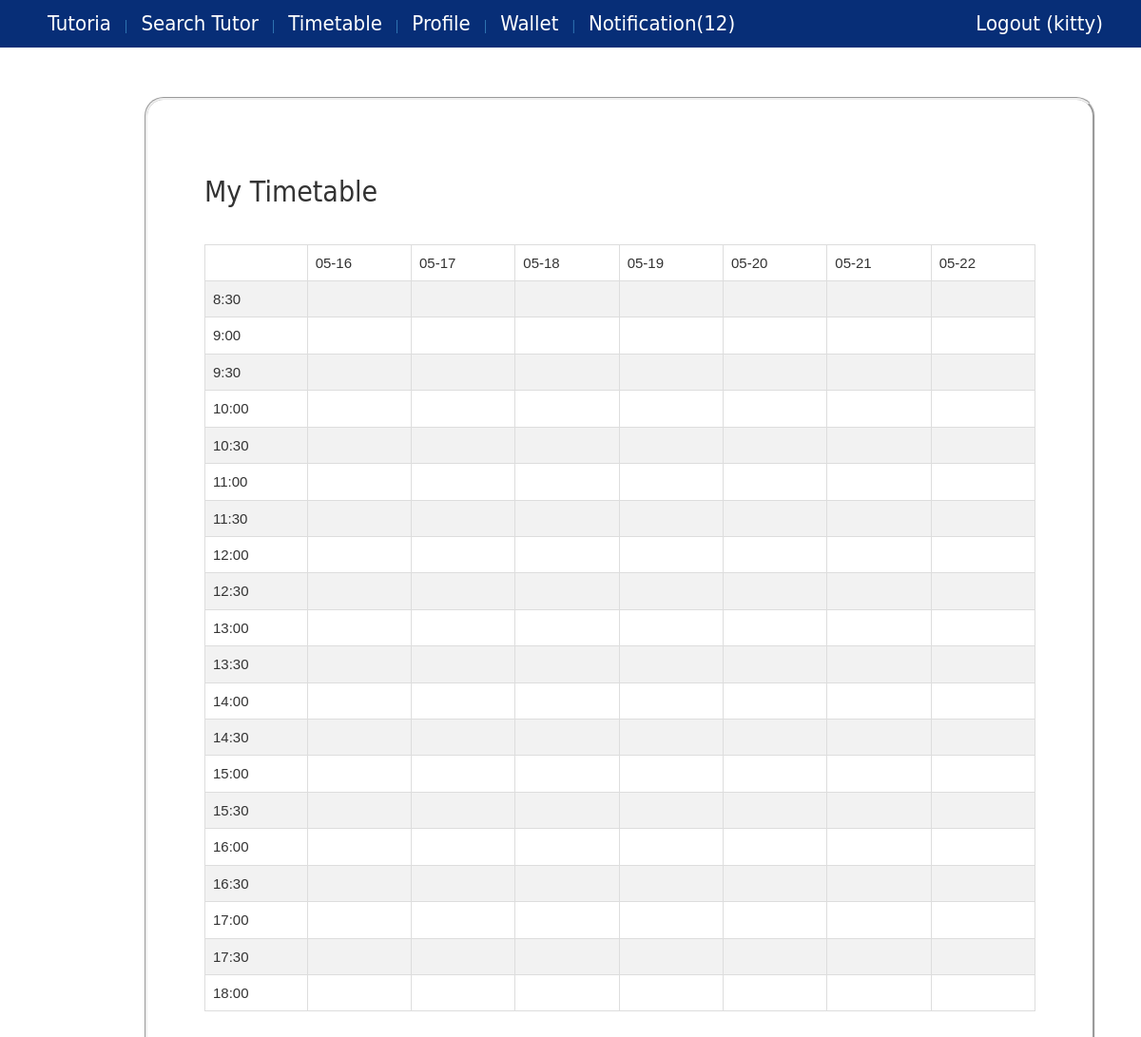
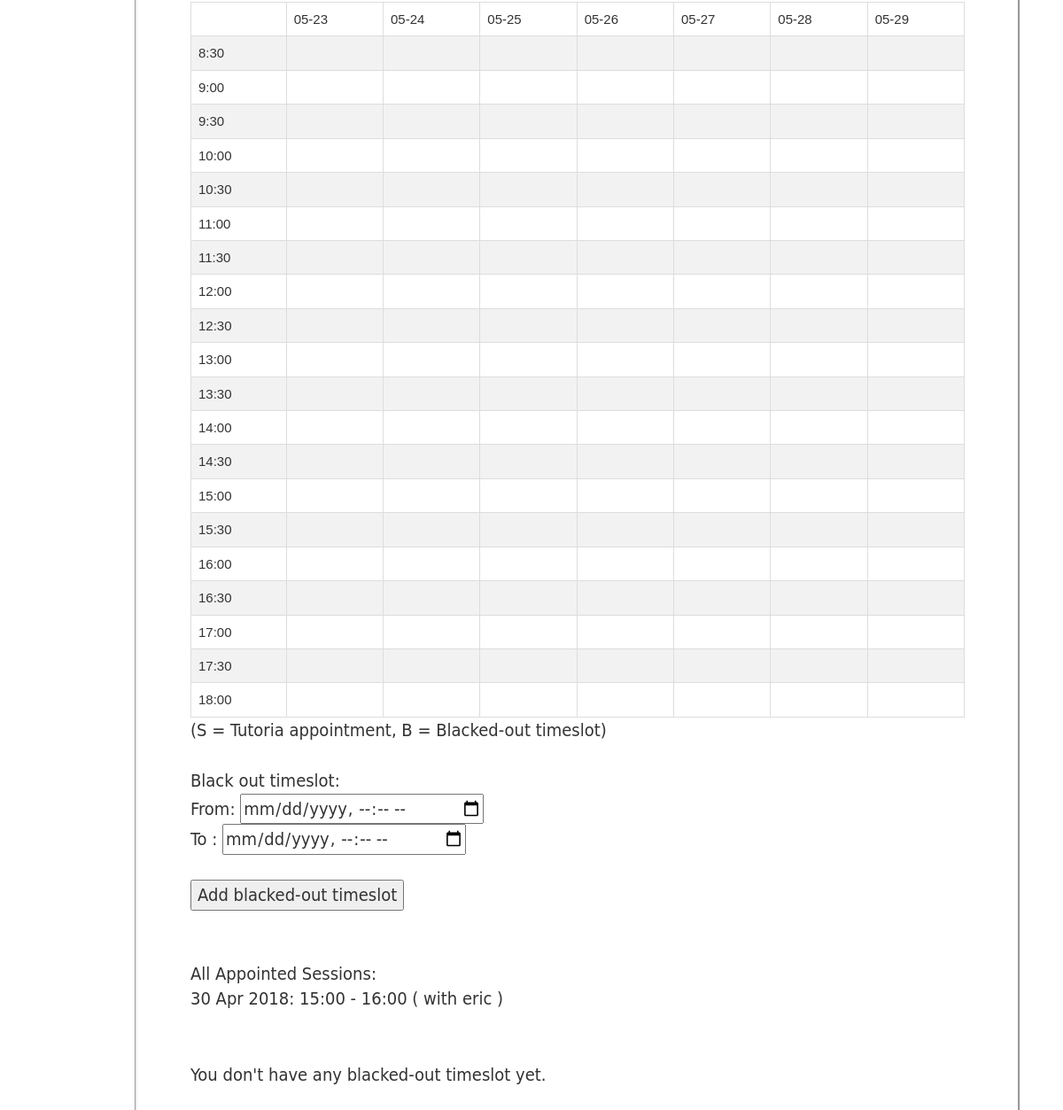
Page /timetable/ (signed in) on the committed database (2 pictures, top to bottom).
### core/models.py (models this page shows, shortened)
class Profile(models.Model):
    user = models.OneToOneField(User, on_delete=models.CASCADE)
    phone = models.CharField(max_length=20)
    user_type =  models.ForeignKey(UserType)
    image = models.ImageField(upload_to='profile_image',blank=True)
    wallet = models.OneToOneField(Wallet)
    @property
    def isStudent(self):
        return self.user_type.user_type=="student" or self.user_type.user_type=="both"
    @property
    def isTutor(self):
        return self.user_type.user_type=="tutor" or self.user_type.user_type=="both"
    @property
    def hasNotification(self):
        return len(Notification.objects.filter(profile=self,checked=False))>0
    @property
    def getNotificationNum(self):
        return len(Notification.objects.filter(profile=self,checked=False))
    @property
    def getUsername(self):
        return self.user.username

class Session(models.Model):
    student = models.ForeignKey(Student, on_delete=models.CASCADE, blank=True, null=True)
    tutor = models.ForeignKey(Tutor, on_delete=models.CASCADE)
    booking_date = models.DateTimeField(blank=True, null=True)
    start_date = models.DateTimeField()
    end_date = models.DateTimeField()
    status = models.CharField(max_length=10,blank=True,null=True) # possible value: booked, cancelled, locked, ended
    isCouponUsed = models.BooleanField(default=False)
    isBlackedout = models.BooleanField(default=False)
    @property
    def getStartTimeStr(self):
        local_timezone = timezone(settings.TIME_ZONE)
        return self.start_date.astimezone(local_timezone).strftime('%H:%M')
    @property
    def getEndTimeStr(self):
        local_timezone = timezone(settings.TIME_ZONE)
        return self.end_date.astimezone(local_timezone).strftime('%H:%M')
    @property
    def getBookedDateStr(self):
        local_timezone = timezone(settings.TIME_ZONE)
        return self.start_date.astimezone(local_timezone).strftime('%e %b %Y')

class Student(models.Model):
    profile = models.OneToOneField(Profile, on_delete=models.CASCADE)
    university = models.OneToOneField(University, blank=True,null=True)

### core/views.py (the view, shortened to what this page needs)
# urls.py: url(r'^timetable/$', views.viewTimetable, name='view_timetable'),
@login_required
def viewTimetable(request):
    if request.user.username =="admin":
        request.session['title'] = "Restricted Access"
        request.session['message'] = "You are logged-in as admin."
        return HttpResponseRedirect(reverse('message'))
    context={}
    msg = ""
    row_list = generateProfileTimetable1(request.user.profile)
    context['row_list']=zip(*row_list)
    if request.user.profile.isTutor:
        row_list = generateProfileTimetable2(request.user.profile)
        context['row_list2']=zip(*row_list)
    user_profile = request.user.profile
    context['profile']=user_profile
    current = getCurrentDatetime()
    nextweek = current + timedelta(days=7)
    next2week = current + timedelta(days=14)
    if user_profile.isStudent :
        s = Session.objects.filter(student=user_profile.student).filter(isBlackedout=False).exclude(status="ended").exclude(status="cancelled").filter(end_date__lte=nextweek).order_by('-start_date')
        context['student_session_list'] = s
    if user_profile.isTutor:
        s = Session.objects.filter(tutor=user_profile.tutor).filter(isBlackedout=False).exclude(status="ended").exclude(status="cancelled").filter(end_date__lte=next2week).order_by('-start_date')
        context['tutor_session_list'] = s
        current = getCurrentDatetime()
        b = Session.objects.filter(tutor=user_profile.tutor).filter(isBlackedout=True).filter(end_date__gte=current).filter(end_date__lte=next2week).order_by('-start_date')
        unavailable_time = [ getDatetimeStr(t.start_date)+" to "+getDatetimeStr(t.end_date) for t in b]
        context['blackedOutTimeslots'] = unavailable_time
    return render(request, 'timetable.html', context)

### core/utility.py (called while the page is built)
def getCurrentDatetime():
    local_timezone = timezone(settings.TIME_ZONE)
    return datetime.now().astimezone(local_timezone)

### core/templates/timetable.html (shortened to what this page needs)
{% extends 'base.html' %}
{% block content %}
    <h2>My Timetable</h2><br/>
    <table class="timetable">
        {% for row in row_list %}
            <tr>
                {% for cell in row %}
                        <td>{{cell}}</td>
                {% endfor %}
            </tr>
        {% endfor %}
    </table>
    {% if user.profile.isTutor %}
    <br/>
    <table class="timetable">
            {% for row in row_list2 %}
                <tr>
                    {% for cell in row %}
                            <td>{{cell}}</td>
                    {% endfor %}
                </tr>
            {% endfor %}
        </table>
    {% endif %}
    {% if user.profile.isStudent and not user.profile.isTutor %}
        (T = Tutorial Session Booked)
    {% elif not user.profile.isStudent and user.profile.isTutor%}
        (S = Tutoria appointment, B = Blacked-out timeslot)
    {% else %}
        (T = Tutorial Session Booked, S = Tutoria appointment, B = Blacked-out timeslot)
    {% endif %}
    <br/><br/>
    {% if user.profile.isTutor %}
        Black out timeslot:
        <form action="{% url 'view_timetable' %}" method="post">
            <div id="timeslot_picker_group">
                From: <input type="datetime-local" name="blackOutStartDatetime"><br/>
                To  : <input type="datetime-local" name="blackOutEndDatetime"><br/>
            </div>
            <br/>
            <input type="submit" value="Add blacked-out timeslot" />
        </form>
        <br/><br/>
    {% endif %}
    {% if user.profile.isTutor %}
        {% if not tutor_session_list %}
            <p>You don't have any appointment yet.</p>
        {%else%}
            All Appointed Sessions:<br/>
            {% for s in tutor_session_list %}
                {{s.getBookedDateStr}}:
                {{s.getStartTimeStr}} - {{s.getEndTimeStr}}
                ( with {{s.student.profile.getUsername}} )<br/>
            {% endfor %}
        {% endif %}
        <br/><br/>
        {% if not blackedOutTimeslots %}
            <p>You don't have any blacked-out timeslot yet.</p>
        {%else%}
            All Blacked-out Timeslot:<br/>
            {% for each in blackedOutTimeslots %}
                {{ each }} <br/>
            {% endfor %}
        {% endif %}
        <br/>
    {% endif %}
    <br/>
{% endblock %}

### core/templates/base.html (shortened to what this page needs)
{% load static %}
<!DOCTYPE html>
<html>
<head>
    <link rel="stylesheet" href="{% static 'css/base.css' %}">
    <link rel="stylesheet" href="https://maxcdn.bootstrapcdn.com/bootstrap/3.3.7/css/bootstrap.min.css">
</head>
<body>
    <div id="wrapper">
        <header>
            <nav id="navigation">
                <ul>
                    <a href="{% url 'homepage' %}">
                        <li>Tutoria</li>
                    </a>
                    {% ifnotequal user.username "admin" %}
                        {% if user.is_authenticated %}
                            <a href="{% url 'search_tutor' %}">
                                | <li>Search Tutor</li>
                            </a>
                            <a href="{% url 'view_timetable' %}">
                                | <li>Timetable</li>
                            </a>
                            <a href="{% url 'edit_profile' %}">
                                | <li>Profile</li>
                            </a>
                            <a href="{% url 'view_wallet' %}">
                                | <li>Wallet</li>
                            </a>
                            <a href="{% url 'view_notification' %}">
                                {%if user.profile.hasNotification %}
                                    | <li>Notification({{user.profile.getNotificationNum}})</li>
                                {% else %}
                                    | <li>Notification</li>
                                {% endif %}
                            </a>
                            <a href="{% url 'logout' %}" id="logoutButton" class="pull-right">
                                <li>Logout ({{ user.username }}) </li>
                            </a>
                        {% endif %}
                    {% endifnotequal %}
                </ul>
            </nav>
        </header>
        <div id="main">
            <article>
                <section class="box">
                    {% block content %} {% endblock %}
        </div>
    </div>
</body>
</html>

### core/static/css/base.css (style rules this page uses)
* { margin:0 auto; padding:0 auto; }
html,body { height:100%; }
#wrapper { min-height:100%; position:relative; }
a:link { text-decoration: none; }
nav#navigation { position: fixed; border-radius:10px; top:0; left:0; right:0; width: 100%; height: 50px; background-color:rgba(255,255,255,0.2); z-index: 1; }
nav#navigation ul { box-sizing:border-box; list-style:none; height:50px; padding-bottom:5px; background-color:rgb(7, 46, 119); top:5px; }
nav#navigation ul li { box-sizing:border-box; font-family:"Gill Sans", "Gill Sans MT", "Myriad Pro", "DejaVu Sans Condensed", Helvetica, Arial, sans-serif; font-size:22px; font-weight:300; display:inline; border-radius:10px; color:rgb(255, 255, 255); position:relative; line-height:50px; padding-left:10px; padding-right:10px; }
#main { padding-top:50px; padding-bottom:50px; }
.box { overflow: hidden; font-size:20px; font-family:"Gill Sans", "Gill Sans MT", "Myriad Pro", "DejaVu Sans Condensed", Helvetica, Arial, sans-serif; box-sizing:border-box; width:1000px; padding:60px; border:groove; border-radius:20px; margin:2px; position:relative; top:50px; left:150px; }
#logoutButton, #logoutButton, #signupButton { padding-right: 30px; }

### core/templates/timetable.html (style rules this page uses)
.timetable { font-family: "Trebuchet MS", Arial, Helvetica, sans-serif; border-collapse: collapse; width: 100%; font-size: 15px; }
.timetable td, .timetable th { border: 1px solid #ddd; padding: 8px; }
.timetable tr:nth-child(even) { background-color: #f2f2f2; }

### rows in the picture
Session: getBookedDateStr "30 Apr 2018", getStartTimeStr "15:00", getEndTimeStr "16:00", student.profile.getUsername "eric"

### other values in the picture
{{ user.profile.getNotificationNum }} "12"
{{ user.username }} "kitty"
{{ cell }} "05-16" "05-17" "05-18" "05-19" "05-20" "05-21" "05-22" "8:30" "9:00" "9:30" "10:00" "10:30" "11:00" "11:30" "12:00" "12:30" "13:00" "13:30" "14:00" "14:30" "15:00" "15:30" "16:00" "16:30" "17:00" "17:30" "18:00"
{{ cell }} "05-23" "05-24" "05-25" "05-26" "05-27" "05-28" "05-29" "8:30" "9:00" "9:30" "10:00" "10:30" "11:00" "11:30" "12:00" "12:30" "13:00" "13:30" "14:00" "14:30" "15:00" "15:30" "16:00" "16:30" "17:00" "17:30" "18:00"
